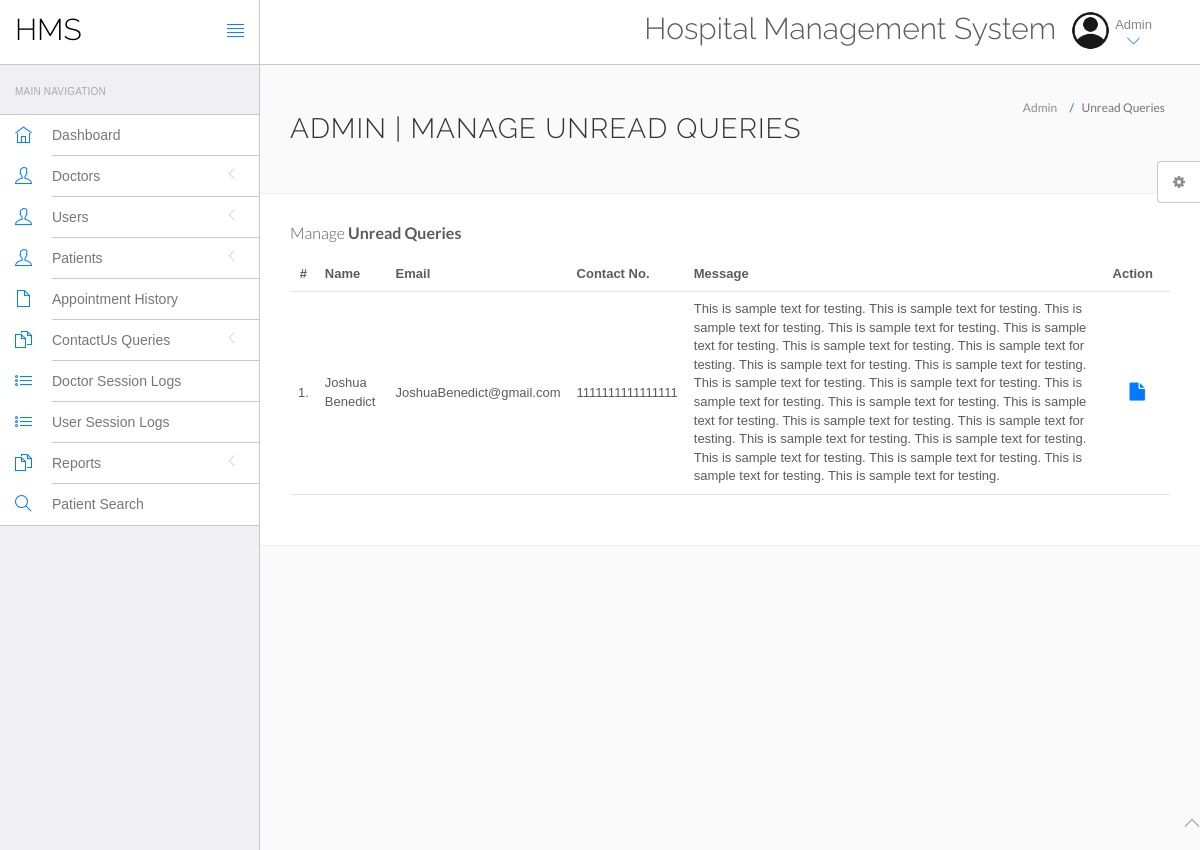
Page /clinic/hms/admin/unread-queries.php (signed in) on the committed database.
### tables this page shows
CREATE TABLE `tblcontactus` (
  `id` int(11) NOT NULL,
  `fullname` varchar(255) DEFAULT NULL,
  `email` varchar(255) DEFAULT NULL,
  `contactno` bigint(12) DEFAULT NULL,
  `message` mediumtext DEFAULT NULL,
  `PostingDate` timestamp NULL DEFAULT current_timestamp(),
  `AdminRemark` mediumtext DEFAULT NULL,
  `LastupdationDate` timestamp NULL DEFAULT NULL ON UPDATE current_timestamp(),
  `IsRead` int(11) DEFAULT NULL
);

### clinic/hms/admin/unread-queries.php (the view, shortened to what this page needs)
<?php
include('include/config.php');
?>
<!DOCTYPE html>
<html lang="en">
	<head>
		<link rel="stylesheet" href="vendor/bootstrap/css/bootstrap.min.css">
		<link rel="stylesheet" href="vendor/fontawesome/css/font-awesome.min.css">
		<link rel="stylesheet" href="vendor/themify-icons/themify-icons.min.css">
		<link href="vendor/animate.css/animate.min.css" rel="stylesheet" media="screen">
		<link href="vendor/perfect-scrollbar/perfect-scrollbar.min.css" rel="stylesheet" media="screen">
		<link href="vendor/switchery/switchery.min.css" rel="stylesheet" media="screen">
		<link href="vendor/bootstrap-touchspin/jquery.bootstrap-touchspin.min.css" rel="stylesheet" media="screen">
		<link href="vendor/select2/select2.min.css" rel="stylesheet" media="screen">
		<link href="vendor/bootstrap-datepicker/bootstrap-datepicker3.standalone.min.css" rel="stylesheet" media="screen">
		<link href="vendor/bootstrap-timepicker/bootstrap-timepicker.min.css" rel="stylesheet" media="screen">
		<link rel="stylesheet" href="assets/css/styles.css">
		<link rel="stylesheet" href="assets/css/plugins.css">
		<link rel="stylesheet" href="assets/css/themes/theme-1.css" id="skin_color" />
	</head>
	<body>
		<div id="app">
<?php include('include/sidebar.php');?>
			<div class="app-content">
						<?php include('include/header.php');?>
				<div class="main-content" >
					<div class="wrap-content container" id="container">
						<section id="page-title">
							<div class="row">
								<div class="col-sm-8">
									<h1 class="mainTitle">Admin | Manage Unread Queries</h1>
																	</div>
								<ol class="breadcrumb">
									<li>
										<span>Admin</span>
									</li>
									<li class="active">
										<span>Unread Queries</span>
									</li>
								</ol>
							</div>
						</section>
						<div class="container-fluid container-fullw bg-white">
									<div class="row">
								<div class="col-md-12">
									<h5 class="over-title margin-bottom-15">Manage <span class="text-bold">Unread Queries</span></h5>
									<table class="table table-hover" id="sample-table-1">
										<thead>
											<tr>
												<th class="center">#</th>
												<th>Name</th>
												<th class="hidden-xs">Email</th>
												<th>Contact No. </th>
												<th>Message </th>
												<th>Action</th>
											</tr>
										</thead>
										<tbody>
<?php
$sql=mysqli_query($con,"select * from tblcontactus where IsRead is null");
$cnt=1;
while($row=mysqli_fetch_array($sql))
{
?>
											<tr>
												<td class="center"><?php echo $cnt;?>.</td>
												<td class="hidden-xs"><?php echo $row['fullname'];?></td>
												<td><?php echo $row['email'];?></td>
												<td><?php echo $row['contactno'];?></td>
												<td><?php echo $row['message'];?></td>
												<td >
												<div class="visible-md visible-lg hidden-sm hidden-xs">
							<a href="query-details.php?id=<?php echo $row['id'];?>" class="btn btn-transparent btn-lg" title="View Details"><i class="fa fa-file"></i></a>
												</div>
												</td>
											</tr>
											<?php
$cnt=$cnt+1;
											 }?>
										</tbody>
									</table>
								</div>
							</div>
								</div>
							</div>
						</div>
					</div>
				</div>
	<?php include('include/footer.php');?>
	<?php include('include/setting.php');?>
	</body>
</html>

### clinic/hms/admin/assets/css/themes/theme-1.css (style rules this page uses)
body { background: #FAFAFA; }

### rows in the picture
tblcontactus: fullname "Joshua Benedict", email "JoshuaBenedict@gmail.com", contactno "1111111111111111", message "This is sample text for testing. This is sample text for testing. This is sample text for testing. This is sample text for testing. This is sample text for testing. This is sample text for testing. This is sample text for testing. This is sample text for testing. This is sample text for testing. This is sample text for testing. This is sample text for testing. This is sample text for testing. This is sample text for testing. This is sample text for testing. This is sample text for testing. This is sample text for testing. This is sample text for testing. This is sample text for testing. This is sample text for testing. This is sample text for testing. This is sample text for testing. This…"
